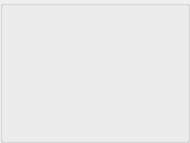
       <widget class="QGroupBox" name="groupBox6">
        <property name="minimumSize">
         <size>
          <width>190</width>
          <height>143</height>
         </size>
        </property>
        <property name="maximumSize">
         <size>
          <width>190</width>
          <height>142</height>
         </size>
        </property>
        <property name="title">
         <string/>
        </property>
        <widget class="MyAvatarLabel" name="label_Avatar6">
         <property name="geometry">
          <rect>
           <x>13</x>
           <y>13</y>
           <width>30</width>
           <height>30</height>
          </rect>
         </property>
         <property name="minimumSize">
          <size>
           <width>30</width>
           <height>30</height>
          </size>
         </property>
         <property name="maximumSize">
          <size>
           <width>30</width>
           <height>30</height>
          </size>
         </property>
         <property name="scaledContents">
          <bool>true</bool>
         </property>
        </widget>
        <widget class="MyNameLabel" name="label_PlayerName6">
         <property name="geometry">
          <rect>
           <x>70</x>
           <y>11</y>
           <width>104</width>
           <height>14</height>
          </rect>
         </property>
         <property name="minimumSize">
          <size>
           <width>0</width>
           <height>14</height>
          </size>
         </property>
         <property name="maximumSize">
          <size>
           <width>16777215</width>
           <height>14</height>
          </size>
         </property>
         <property name="alignment">
          <set>Qt::AlignLeading|Qt::AlignLeft|Qt::AlignTop</set>
         </property>
         <property name="openExternalLinks">
          <bool>true</bool>
         </property>
        </widget>
        <widget class="MySetLabel" name="textLabel_Set6">
         <property name="geometry">
          <rect>
           <x>70</x>
           <y>119</y>
           <width>104</width>
           <height>14</height>
          </rect>
         </property>
         <property name="minimumSize">
          <size>
           <width>0</width>
           <height>14</height>
          </size>
         </property>
         <property name="maximumSize">
          <size>
           <width>16777215</width>
           <height>14</height>
          </size>
         </property>
         <property name="alignment">
          <set>Qt::AlignBottom|Qt::AlignHCenter</set>
         </property>
        </widget>
        <widget class="MyCashLabel" name="textLabel_Cash6">
         <property name="geometry">
          <rect>
           <x>70</x>
           <y>25</y>
           <width>104</width>
           <height>14</height>
          </rect>
         </property>
         <property name="minimumSize">
          <size>
           <width>35</width>
           <height>14</height>
          </size>
         </property>
         <property name="maximumSize">
          <size>
           <width>16777215</width>
           <height>14</height>
          </size>
         </property>
        </widget>
        <widget class="QLabel" name="textLabel_Button6">
         <property name="geometry">
          <rect>
           <x>18</x>
           <y>88</y>
           <width>40</width>
           <height>42</height>
          </rect>
         </property>
         <property name="minimumSize">
          <size>
           <width>40</width>
           <height>42</height>
          </size>
         </property>
         <property name="maximumSize">
          <size>
           <width>40</width>
           <height>42</height>
          </size>
         </property>
         <property name="text">
          <string/>
         </property>
         <property name="scaledContents">
          <bool>true</bool>
         </property>
        </widget>
        <widget class="MyCardsPixmapLabel" name="pixmapLabel_card6a">
         <property name="geometry">
          <rect>
           <x>86</x>
           <y>39</y>
           <width>48</width>
           <height>76</height>
          </rect>
         </property>
         <property name="scaledContents">
          <bool>true</bool>
         </property>
        </widget>
        <widget class="MyCardsPixmapLabel" name="pixmapLabel_card6b">
         <property name="geometry">
          <rect>
           <x>110</x>
           <y>39</y>
           <width>48</width>
           <height>76</height>
          </rect>
         </property>
         <property name="scaledContents">
          <bool>true</bool>
         </property>
        </widget>
        <widget class="MyStatusLabel" name="textLabel_Status6">
         <property name="geometry">
          <rect>
           <x>67</x>
           <y>56</y>
           <width>111</width>
           <height>40</height>
          </rect>
         </property>
         <property name="minimumSize">
          <size>
           <width>0</width>
           <height>20</height>
          </size>
         </property>
         <property name="text">
          <string/>
         </property>
         <property name="alignment">
          <set>Qt::AlignCenter</set>
         </property>
        </widget>
        <widget class="QLabel" name="label_playerTip6">
         <property name="geometry">
          <rect>
           <x>10</x>
           <y>10</y>
           <width>181</width>
           <height>141</height>
          </rect>
         </property>
         <property name="sizePolicy">
          <sizepolicy hsizetype="Expanding" vsizetype="Expanding">
           <horstretch>0</horstretch>
           <verstretch>0</verstretch>
          </sizepolicy>
         </property>
         <property name="minimumSize">
          <size>
           <width>181</width>
           <height>141</height>
          </size>
         </property>
         <property name="text">
          <string notr="true"/>
         </property>
        </widget>
       </widget>
